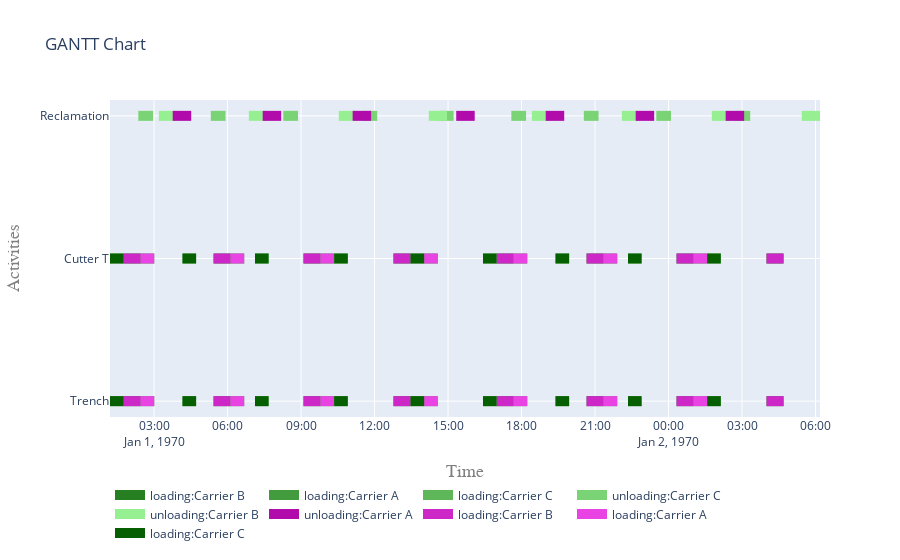

Notebook source saved alongside this figure:
### Code cell
fig = get_gantt_chart([from_site, to_site, cutter], id_map=activities)

### Figure 1 — Plotly figure (JSON) as saved in the notebook; plotly's stock layout.template omitted (floating-point values rounded to 4 significant figures)
{"data": [{"connectgaps": false, "hoverinfo": "y+name", "line": {"color": "rgb(38,127,32)", "width": 10}, "mode": "lines", "name": "loading:Carrier B", "type": "scatter", "x": ["1970-01-01T01:45:26", "1970-01-01T01:45:26", "1970-01-01T02:27:06", "1970-01-01T02:27:06", "1970-01-01T02:27:06", "1970-01-01T05:25:46", "1970-01-01T05:25:46", "1970-01-01T06:07:26", "1970-01-01T06:07:26", "1970-01-01T06:07:26", "1970-01-01T09:06:06", "1970-01-01T09:06:06", "1970-01-01T09:47:46", "1970-01-01T09:47:46", "1970-01-01T09:47:46", "1970-01-01T12:46:26", "1970-01-01T12:46:26", "1970-01-01T13:28:06", "1970-01-01T13:28:06", "1970-01-01T13:28:06", "1970-01-01T16:58:58", "1970-01-01T16:58:58", "1970-01-01T17:40:38", "1970-01-01T17:40:38", "1970-01-01T17:40:38", "1970-01-01T20:39:18", "1970-01-01T20:39:18", "1970-01-01T21:20:58", "1970-01-01T21:20:58", "1970-01-01T21:20:58", "1970-01-02T00:19:38", "1970-01-02T00:19:38", "1970-01-02T01:01:18", "1970-01-02T01:01:18", "1970-01-02T01:01:18", "1970-01-02T03:59:58", "1970-01-02T03:59:58", "1970-01-02T04:41:38", "1970-01-02T04:41:38", "1970-01-02T04:41:38", "1970-01-01T01:45:26", "1970-01-01T01:45:26", "1970-01-01T02:27:06", "1970-01-01T02:27:06", "1970-01-01T02:27:06", "1970-01-01T05:25:46", "1970-01-01T05:25:46", "1970-01-01T06:07:26", "1970-01-01T06:07:26", "1970-01-01T06:07:26", "1970-01-01T09:06:06", "1970-01-01T09:06:06", "1970-01-01T09:47:46", "1970-01-01T09:47:46", "1970-01-01T09:47:46", "1970-01-01T12:46:26", "1970-01-01T12:46:26", "1970-01-01T13:28:06", "1970-01-01T13:28:06", "1970-01-01T13:28:06", "1970-01-01T16:58:58", "1970-01-01T16:58:58", "1970-01-01T17:40:38", "1970-01-01T17:40:38", "1970-01-01T17:40:38", "1970-01-01T20:39:18", "1970-01-01T20:39:18", "1970-01-01T21:20:58", "1970-01-01T21:20:58", "1970-01-01T21:20:58", "1970-01-02T00:19:38", "1970-01-02T00:19:38", "1970-01-02T01:01:18", "1970-01-02T01:01:18", "1970-01-02T01:01:18", "1970-01-02T03:59:58", "1970-01-02T03:59:58", "1970-01-02T04:41:38", "1970-01-02T04:41:38", "1970-01-02T04:41:38"], "y": ["Trench", "Trench", "Trench", "Trench", null, "Trench", "Trench", "Trench", "Trench", null, "Trench", "Trench", "Trench", "Trench", null, "Trench", "Trench", "Trench", "Trench", null, "Trench", "Trench", "Trench", "Trench", null, "Trench", "Trench", "Trench", "Trench", null, "Trench", "Trench", "Trench", "Trench", null, "Trench", "Trench", "Trench", "Trench", null, "Cutter T", "Cutter T", "Cutter T", "Cutter T", null, "Cutter T", "Cutter T", "Cutter T", "Cutter T", null, "Cutter T", "Cutter T", "Cutter T", "Cutter T", null, "Cutter T", "Cutter T", "Cutter T", "Cutter T", null, "Cutter T", "Cutter T", "Cutter T", "Cutter T", null, "Cutter T", "Cutter T", "Cutter T", "Cutter T", null, "Cutter T", "Cutter T", "Cutter T", "Cutter T", null, "Cutter T", "Cutter T", "Cutter T", "Cutter T", null]}, {"connectgaps": false, "hoverinfo": "y+name", "line": {"color": "rgb(66,155,60)", "width": 10}, "mode": "lines", "name": "loading:Carrier A", "type": "scatter", "x": ["1970-01-01T02:27:06", "1970-01-01T02:27:06", "1970-01-01T03:00:26", "1970-01-01T03:00:26", "1970-01-01T03:00:26", "1970-01-01T06:07:26", "1970-01-01T06:07:26", "1970-01-01T06:40:46", "1970-01-01T06:40:46", "1970-01-01T06:40:46", "1970-01-01T09:47:46", "1970-01-01T09:47:46", "1970-01-01T10:21:06", "1970-01-01T10:21:06", "1970-01-01T10:21:06", "1970-01-01T14:01:26", "1970-01-01T14:01:26", "1970-01-01T14:34:46", "1970-01-01T14:34:46", "1970-01-01T14:34:46", "1970-01-01T17:40:38", "1970-01-01T17:40:38", "1970-01-01T18:13:58", "1970-01-01T18:13:58", "1970-01-01T18:13:58", "1970-01-01T21:20:58", "1970-01-01T21:20:58", "1970-01-01T21:54:18", "1970-01-01T21:54:18", "1970-01-01T21:54:18", "1970-01-02T01:01:18", "1970-01-02T01:01:18", "1970-01-02T01:34:38", "1970-01-02T01:34:38", "1970-01-02T01:34:38", "1970-01-01T02:27:06", "1970-01-01T02:27:06", "1970-01-01T03:00:26", "1970-01-01T03:00:26", "1970-01-01T03:00:26", "1970-01-01T06:07:26", "1970-01-01T06:07:26", "1970-01-01T06:40:46", "1970-01-01T06:40:46", "1970-01-01T06:40:46", "1970-01-01T09:47:46", "1970-01-01T09:47:46", "1970-01-01T10:21:06", "1970-01-01T10:21:06", "1970-01-01T10:21:06", "1970-01-01T14:01:26", "1970-01-01T14:01:26", "1970-01-01T14:34:46", "1970-01-01T14:34:46", "1970-01-01T14:34:46", "1970-01-01T17:40:38", "1970-01-01T17:40:38", "1970-01-01T18:13:58", "1970-01-01T18:13:58", "1970-01-01T18:13:58", "1970-01-01T21:20:58", "1970-01-01T21:20:58", "1970-01-01T21:54:18", "1970-01-01T21:54:18", "1970-01-01T21:54:18", "1970-01-02T01:01:18", "1970-01-02T01:01:18", "1970-01-02T01:34:38", "1970-01-02T01:34:38", "1970-01-02T01:34:38"], "y": ["Trench", "Trench", "Trench", "Trench", null, "Trench", "Trench", "Trench", "Trench", null, "Trench", "Trench", "Trench", "Trench", null, "Trench", "Trench", "Trench", "Trench", null, "Trench", "Trench", "Trench", "Trench", null, "Trench", "Trench", "Trench", "Trench", null, "Trench", "Trench", "Trench", "Trench", null, "Cutter T", "Cutter T", "Cutter T", "Cutter T", null, "Cutter T", "Cutter T", "Cutter T", "Cutter T", null, "Cutter T", "Cutter T", "Cutter T", "Cutter T", null, "Cutter T", "Cutter T", "Cutter T", "Cutter T", null, "Cutter T", "Cutter T", "Cutter T", "Cutter T", null, "Cutter T", "Cutter T", "Cutter T", "Cutter T", null, "Cutter T", "Cutter T", "Cutter T", "Cutter T", null]}, {"connectgaps": false, "hoverinfo": "y+name", "line": {"color": "rgb(94,183,88)", "width": 10}, "mode": "lines", "name": "loading:Carrier C", "type": "scatter", "x": ["1970-01-01T01:12:06", "1970-01-01T01:12:06", "1970-01-01T01:45:26", "1970-01-01T01:45:26", "1970-01-01T01:45:26", "1970-01-01T04:09:38", "1970-01-01T04:09:38", "1970-01-01T04:42:58", "1970-01-01T04:42:58", "1970-01-01T04:42:58", "1970-01-01T07:07:10", "1970-01-01T07:07:10", "1970-01-01T07:40:30", "1970-01-01T07:40:30", "1970-01-01T07:40:30", "1970-01-01T10:21:06", "1970-01-01T10:21:06", "1970-01-01T10:54:26", "1970-01-01T10:54:26", "1970-01-01T10:54:26", "1970-01-01T13:28:06", "1970-01-01T13:28:06", "1970-01-01T14:01:26", "1970-01-01T14:01:26", "1970-01-01T14:01:26", "1970-01-01T16:25:38", "1970-01-01T16:25:38", "1970-01-01T16:58:58", "1970-01-01T16:58:58", "1970-01-01T16:58:58", "1970-01-01T19:23:10", "1970-01-01T19:23:10", "1970-01-01T19:56:30", "1970-01-01T19:56:30", "1970-01-01T19:56:30", "1970-01-01T22:20:42", "1970-01-01T22:20:42", "1970-01-01T22:54:02", "1970-01-01T22:54:02", "1970-01-01T22:54:02", "1970-01-02T01:34:38", "1970-01-02T01:34:38", "1970-01-02T02:07:58", "1970-01-02T02:07:58", "1970-01-02T02:07:58", "1970-01-01T01:12:06", "1970-01-01T01:12:06", "1970-01-01T01:45:26", "1970-01-01T01:45:26", "1970-01-01T01:45:26", "1970-01-01T04:09:38", "1970-01-01T04:09:38", "1970-01-01T04:42:58", "1970-01-01T04:42:58", "1970-01-01T04:42:58", "1970-01-01T07:07:10", "1970-01-01T07:07:10", "1970-01-01T07:40:30", "1970-01-01T07:40:30", "1970-01-01T07:40:30", "1970-01-01T10:21:06", "1970-01-01T10:21:06", "1970-01-01T10:54:26", "1970-01-01T10:54:26", "1970-01-01T10:54:26", "1970-01-01T13:28:06", "1970-01-01T13:28:06", "1970-01-01T14:01:26", "1970-01-01T14:01:26", "1970-01-01T14:01:26", "1970-01-01T16:25:38", "1970-01-01T16:25:38", "1970-01-01T16:58:58", "1970-01-01T16:58:58", "1970-01-01T16:58:58", "1970-01-01T19:23:10", "1970-01-01T19:23:10", "1970-01-01T19:56:30", "1970-01-01T19:56:30", "1970-01-01T19:56:30", "1970-01-01T22:20:42", "1970-01-01T22:20:42", "1970-01-01T22:54:02", "1970-01-01T22:54:02", "1970-01-01T22:54:02", "1970-01-02T01:34:38", "1970-01-02T01:34:38", "1970-01-02T02:07:58", "1970-01-02T02:07:58", "1970-01-02T02:07:58"], "y": ["Trench", "Trench", "Trench", "Trench", null, "Trench", "Trench", "Trench", "Trench", null, "Trench", "Trench", "Trench", "Trench", null, "Trench", "Trench", "Trench", "Trench", null, "Trench", "Trench", "Trench", "Trench", null, "Trench", "Trench", "Trench", "Trench", null, "Trench", "Trench", "Trench", "Trench", null, "Trench", "Trench", "Trench", "Trench", null, "Trench", "Trench", "Trench", "Trench", null, "Cutter T", "Cutter T", "Cutter T", "Cutter T", null, "Cutter T", "Cutter T", "Cutter T", "Cutter T", null, "Cutter T", "Cutter T", "Cutter T", "Cutter T", null, "Cutter T", "Cutter T", "Cutter T", "Cutter T", null, "Cutter T", "Cutter T", "Cutter T", "Cutter T", null, "Cutter T", "Cutter T", "Cutter T", "Cutter T", null, "Cutter T", "Cutter T", "Cutter T", "Cutter T", null, "Cutter T", "Cutter T", "Cutter T", "Cutter T", null, "Cutter T", "Cutter T", "Cutter T", "Cutter T", null]}, {"connectgaps": false, "hoverinfo": "y+name", "line": {"color": "rgb(122,211,116)", "width": 10}, "mode": "lines", "name": "unloading:Carrier C", "type": "scatter", "x": ["1970-01-01T02:21:29", "1970-01-01T02:21:29", "1970-01-01T02:57:32", "1970-01-01T02:57:32", "1970-01-01T02:57:32", "1970-01-01T05:19:01", "1970-01-01T05:19:01", "1970-01-01T05:55:04", "1970-01-01T05:55:04", "1970-01-01T05:55:04", "1970-01-01T08:16:33", "1970-01-01T08:16:33", "1970-01-01T08:52:36", "1970-01-01T08:52:36", "1970-01-01T08:52:36", "1970-01-01T11:30:29", "1970-01-01T11:30:29", "1970-01-01T12:06:32", "1970-01-01T12:06:32", "1970-01-01T12:06:32", "1970-01-01T14:37:29", "1970-01-01T14:37:29", "1970-01-01T15:13:32", "1970-01-01T15:13:32", "1970-01-01T15:13:32", "1970-01-01T17:35:01", "1970-01-01T17:35:01", "1970-01-01T18:11:04", "1970-01-01T18:11:04", "1970-01-01T18:11:04", "1970-01-01T20:32:33", "1970-01-01T20:32:33", "1970-01-01T21:08:36", "1970-01-01T21:08:36", "1970-01-01T21:08:36", "1970-01-01T23:30:05", "1970-01-01T23:30:05", "1970-01-02T00:06:08", "1970-01-02T00:06:08", "1970-01-02T00:06:08", "1970-01-02T02:44:01", "1970-01-02T02:44:01", "1970-01-02T03:20:04", "1970-01-02T03:20:04", "1970-01-02T03:20:04"], "y": ["Reclamation", "Reclamation", "Reclamation", "Reclamation", null, "Reclamation", "Reclamation", "Reclamation", "Reclamation", null, "Reclamation", "Reclamation", "Reclamation", "Reclamation", null, "Reclamation", "Reclamation", "Reclamation", "Reclamation", null, "Reclamation", "Reclamation", "Reclamation", "Reclamation", null, "Reclamation", "Reclamation", "Reclamation", "Reclamation", null, "Reclamation", "Reclamation", "Reclamation", "Reclamation", null, "Reclamation", "Reclamation", "Reclamation", "Reclamation", null, "Reclamation", "Reclamation", "Reclamation", "Reclamation", null]}, {"connectgaps": false, "hoverinfo": "y+name", "line": {"color": "rgb(150,239,144)", "width": 10}, "mode": "lines", "name": "unloading:Carrier B", "type": "scatter", "x": ["1970-01-01T03:11:46", "1970-01-01T03:11:46", "1970-01-01T03:56:26", "1970-01-01T03:56:26", "1970-01-01T03:56:26", "1970-01-01T06:52:06", "1970-01-01T06:52:06", "1970-01-01T07:36:46", "1970-01-01T07:36:46", "1970-01-01T07:36:46", "1970-01-01T10:32:26", "1970-01-01T10:32:26", "1970-01-01T11:17:06", "1970-01-01T11:17:06", "1970-01-01T11:17:06", "1970-01-01T14:12:46", "1970-01-01T14:12:46", "1970-01-01T14:57:26", "1970-01-01T14:57:26", "1970-01-01T14:57:26", "1970-01-01T18:25:18", "1970-01-01T18:25:18", "1970-01-01T19:09:58", "1970-01-01T19:09:58", "1970-01-01T19:09:58", "1970-01-01T22:05:38", "1970-01-01T22:05:38", "1970-01-01T22:50:18", "1970-01-01T22:50:18", "1970-01-01T22:50:18", "1970-01-02T01:45:58", "1970-01-02T01:45:58", "1970-01-02T02:30:38", "1970-01-02T02:30:38", "1970-01-02T02:30:38", "1970-01-02T05:26:18", "1970-01-02T05:26:18", "1970-01-02T06:10:58", "1970-01-02T06:10:58", "1970-01-02T06:10:58"], "y": ["Reclamation", "Reclamation", "Reclamation", "Reclamation", null, "Reclamation", "Reclamation", "Reclamation", "Reclamation", null, "Reclamation", "Reclamation", "Reclamation", "Reclamation", null, "Reclamation", "Reclamation", "Reclamation", "Reclamation", null, "Reclamation", "Reclamation", "Reclamation", "Reclamation", null, "Reclamation", "Reclamation", "Reclamation", "Reclamation", null, "Reclamation", "Reclamation", "Reclamation", "Reclamation", null, "Reclamation", "Reclamation", "Reclamation", "Reclamation", null]}, {"connectgaps": false, "hoverinfo": "y+name", "line": {"color": "rgb(178,11,172)", "width": 10}, "mode": "lines", "name": "unloading:Carrier A", "type": "scatter", "x": ["1970-01-01T03:45:43", "1970-01-01T03:45:43", "1970-01-01T04:31:00", "1970-01-01T04:31:00", "1970-01-01T04:31:00", "1970-01-01T07:26:03", "1970-01-01T07:26:03", "1970-01-01T08:11:20", "1970-01-01T08:11:20", "1970-01-01T08:11:20", "1970-01-01T11:06:23", "1970-01-01T11:06:23", "1970-01-01T11:51:40", "1970-01-01T11:51:40", "1970-01-01T11:51:40", "1970-01-01T15:20:03", "1970-01-01T15:20:03", "1970-01-01T16:05:20", "1970-01-01T16:05:20", "1970-01-01T16:05:20", "1970-01-01T18:59:15", "1970-01-01T18:59:15", "1970-01-01T19:44:32", "1970-01-01T19:44:32", "1970-01-01T19:44:32", "1970-01-01T22:39:35", "1970-01-01T22:39:35", "1970-01-01T23:24:52", "1970-01-01T23:24:52", "1970-01-01T23:24:52", "1970-01-02T02:19:55", "1970-01-02T02:19:55", "1970-01-02T03:05:12", "1970-01-02T03:05:12", "1970-01-02T03:05:12"], "y": ["Reclamation", "Reclamation", "Reclamation", "Reclamation", null, "Reclamation", "Reclamation", "Reclamation", "Reclamation", null, "Reclamation", "Reclamation", "Reclamation", "Reclamation", null, "Reclamation", "Reclamation", "Reclamation", "Reclamation", null, "Reclamation", "Reclamation", "Reclamation", "Reclamation", null, "Reclamation", "Reclamation", "Reclamation", "Reclamation", null, "Reclamation", "Reclamation", "Reclamation", "Reclamation", null]}, {"connectgaps": false, "hoverinfo": "y+name", "line": {"color": "rgb(206,39,200)", "width": 10}, "mode": "lines", "name": "loading:Carrier B", "type": "scatter", "x": ["1970-01-01T01:45:26", "1970-01-01T01:45:26", "1970-01-01T02:27:06", "1970-01-01T02:27:06", "1970-01-01T02:27:06", "1970-01-01T05:25:46", "1970-01-01T05:25:46", "1970-01-01T06:07:26", "1970-01-01T06:07:26", "1970-01-01T06:07:26", "1970-01-01T09:06:06", "1970-01-01T09:06:06", "1970-01-01T09:47:46", "1970-01-01T09:47:46", "1970-01-01T09:47:46", "1970-01-01T12:46:26", "1970-01-01T12:46:26", "1970-01-01T13:28:06", "1970-01-01T13:28:06", "1970-01-01T13:28:06", "1970-01-01T16:58:58", "1970-01-01T16:58:58", "1970-01-01T17:40:38", "1970-01-01T17:40:38", "1970-01-01T17:40:38", "1970-01-01T20:39:18", "1970-01-01T20:39:18", "1970-01-01T21:20:58", "1970-01-01T21:20:58", "1970-01-01T21:20:58", "1970-01-02T00:19:38", "1970-01-02T00:19:38", "1970-01-02T01:01:18", "1970-01-02T01:01:18", "1970-01-02T01:01:18", "1970-01-02T03:59:58", "1970-01-02T03:59:58", "1970-01-02T04:41:38", "1970-01-02T04:41:38", "1970-01-02T04:41:38", "1970-01-01T01:45:26", "1970-01-01T01:45:26", "1970-01-01T02:27:06", "1970-01-01T02:27:06", "1970-01-01T02:27:06", "1970-01-01T05:25:46", "1970-01-01T05:25:46", "1970-01-01T06:07:26", "1970-01-01T06:07:26", "1970-01-01T06:07:26", "1970-01-01T09:06:06", "1970-01-01T09:06:06", "1970-01-01T09:47:46", "1970-01-01T09:47:46", "1970-01-01T09:47:46", "1970-01-01T12:46:26", "1970-01-01T12:46:26", "1970-01-01T13:28:06", "1970-01-01T13:28:06", "1970-01-01T13:28:06", "1970-01-01T16:58:58", "1970-01-01T16:58:58", "1970-01-01T17:40:38", "1970-01-01T17:40:38", "1970-01-01T17:40:38", "1970-01-01T20:39:18", "1970-01-01T20:39:18", "1970-01-01T21:20:58", "1970-01-01T21:20:58", "1970-01-01T21:20:58", "1970-01-02T00:19:38", "1970-01-02T00:19:38", "1970-01-02T01:01:18", "1970-01-02T01:01:18", "1970-01-02T01:01:18", "1970-01-02T03:59:58", "1970-01-02T03:59:58", "1970-01-02T04:41:38", "1970-01-02T04:41:38", "1970-01-02T04:41:38"], "y": ["Trench", "Trench", "Trench", "Trench", null, "Trench", "Trench", "Trench", "Trench", null, "Trench", "Trench", "Trench", "Trench", null, "Trench", "Trench", "Trench", "Trench", null, "Trench", "Trench", "Trench", "Trench", null, "Trench", "Trench", "Trench", "Trench", null, "Trench", "Trench", "Trench", "Trench", null, "Trench", "Trench", "Trench", "Trench", null, "Cutter T", "Cutter T", "Cutter T", "Cutter T", null, "Cutter T", "Cutter T", "Cutter T", "Cutter T", null, "Cutter T", "Cutter T", "Cutter T", "Cutter T", null, "Cutter T", "Cutter T", "Cutter T", "Cutter T", null, "Cutter T", "Cutter T", "Cutter T", "Cutter T", null, "Cutter T", "Cutter T", "Cutter T", "Cutter T", null, "Cutter T", "Cutter T", "Cutter T", "Cutter T", null, "Cutter T", "Cutter T", "Cutter T", "Cutter T", null]}, {"connectgaps": false, "hoverinfo": "y+name", "line": {"color": "rgb(234,67,228)", "width": 10}, "mode": "lines", "name": "loading:Carrier A", "type": "scatter", "x": ["1970-01-01T02:27:06", "1970-01-01T02:27:06", "1970-01-01T03:00:26", "1970-01-01T03:00:26", "1970-01-01T03:00:26", "1970-01-01T06:07:26", "1970-01-01T06:07:26", "1970-01-01T06:40:46", "1970-01-01T06:40:46", "1970-01-01T06:40:46", "1970-01-01T09:47:46", "1970-01-01T09:47:46", "1970-01-01T10:21:06", "1970-01-01T10:21:06", "1970-01-01T10:21:06", "1970-01-01T14:01:26", "1970-01-01T14:01:26", "1970-01-01T14:34:46", "1970-01-01T14:34:46", "1970-01-01T14:34:46", "1970-01-01T17:40:38", "1970-01-01T17:40:38", "1970-01-01T18:13:58", "1970-01-01T18:13:58", "1970-01-01T18:13:58", "1970-01-01T21:20:58", "1970-01-01T21:20:58", "1970-01-01T21:54:18", "1970-01-01T21:54:18", "1970-01-01T21:54:18", "1970-01-02T01:01:18", "1970-01-02T01:01:18", "1970-01-02T01:34:38", "1970-01-02T01:34:38", "1970-01-02T01:34:38", "1970-01-01T02:27:06", "1970-01-01T02:27:06", "1970-01-01T03:00:26", "1970-01-01T03:00:26", "1970-01-01T03:00:26", "1970-01-01T06:07:26", "1970-01-01T06:07:26", "1970-01-01T06:40:46", "1970-01-01T06:40:46", "1970-01-01T06:40:46", "1970-01-01T09:47:46", "1970-01-01T09:47:46", "1970-01-01T10:21:06", "1970-01-01T10:21:06", "1970-01-01T10:21:06", "1970-01-01T14:01:26", "1970-01-01T14:01:26", "1970-01-01T14:34:46", "1970-01-01T14:34:46", "1970-01-01T14:34:46", "1970-01-01T17:40:38", "1970-01-01T17:40:38", "1970-01-01T18:13:58", "1970-01-01T18:13:58", "1970-01-01T18:13:58", "1970-01-01T21:20:58", "1970-01-01T21:20:58", "1970-01-01T21:54:18", "1970-01-01T21:54:18", "1970-01-01T21:54:18", "1970-01-02T01:01:18", "1970-01-02T01:01:18", "1970-01-02T01:34:38", "1970-01-02T01:34:38", "1970-01-02T01:34:38"], "y": ["Trench", "Trench", "Trench", "Trench", null, "Trench", "Trench", "Trench", "Trench", null, "Trench", "Trench", "Trench", "Trench", null, "Trench", "Trench", "Trench", "Trench", null, "Trench", "Trench", "Trench", "Trench", null, "Trench", "Trench", "Trench", "Trench", null, "Trench", "Trench", "Trench", "Trench", null, "Cutter T", "Cutter T", "Cutter T", "Cutter T", null, "Cutter T", "Cutter T", "Cutter T", "Cutter T", null, "Cutter T", "Cutter T", "Cutter T", "Cutter T", null, "Cutter T", "Cutter T", "Cutter T", "Cutter T", null, "Cutter T", "Cutter T", "Cutter T", "Cutter T", null, "Cutter T", "Cutter T", "Cutter T", "Cutter T", null, "Cutter T", "Cutter T", "Cutter T", "Cutter T", null]}, {"connectgaps": false, "hoverinfo": "y+name", "line": {"color": "rgb(6,95,0)", "width": 10}, "mode": "lines", "name": "loading:Carrier C", "type": "scatter", "x": ["1970-01-01T01:12:06", "1970-01-01T01:12:06", "1970-01-01T01:45:26", "1970-01-01T01:45:26", "1970-01-01T01:45:26", "1970-01-01T04:09:38", "1970-01-01T04:09:38", "1970-01-01T04:42:58", "1970-01-01T04:42:58", "1970-01-01T04:42:58", "1970-01-01T07:07:10", "1970-01-01T07:07:10", "1970-01-01T07:40:30", "1970-01-01T07:40:30", "1970-01-01T07:40:30", "1970-01-01T10:21:06", "1970-01-01T10:21:06", "1970-01-01T10:54:26", "1970-01-01T10:54:26", "1970-01-01T10:54:26", "1970-01-01T13:28:06", "1970-01-01T13:28:06", "1970-01-01T14:01:26", "1970-01-01T14:01:26", "1970-01-01T14:01:26", "1970-01-01T16:25:38", "1970-01-01T16:25:38", "1970-01-01T16:58:58", "1970-01-01T16:58:58", "1970-01-01T16:58:58", "1970-01-01T19:23:10", "1970-01-01T19:23:10", "1970-01-01T19:56:30", "1970-01-01T19:56:30", "1970-01-01T19:56:30", "1970-01-01T22:20:42", "1970-01-01T22:20:42", "1970-01-01T22:54:02", "1970-01-01T22:54:02", "1970-01-01T22:54:02", "1970-01-02T01:34:38", "1970-01-02T01:34:38", "1970-01-02T02:07:58", "1970-01-02T02:07:58", "1970-01-02T02:07:58", "1970-01-01T01:12:06", "1970-01-01T01:12:06", "1970-01-01T01:45:26", "1970-01-01T01:45:26", "1970-01-01T01:45:26", "1970-01-01T04:09:38", "1970-01-01T04:09:38", "1970-01-01T04:42:58", "1970-01-01T04:42:58", "1970-01-01T04:42:58", "1970-01-01T07:07:10", "1970-01-01T07:07:10", "1970-01-01T07:40:30", "1970-01-01T07:40:30", "1970-01-01T07:40:30", "1970-01-01T10:21:06", "1970-01-01T10:21:06", "1970-01-01T10:54:26", "1970-01-01T10:54:26", "1970-01-01T10:54:26", "1970-01-01T13:28:06", "1970-01-01T13:28:06", "1970-01-01T14:01:26", "1970-01-01T14:01:26", "1970-01-01T14:01:26", "1970-01-01T16:25:38", "1970-01-01T16:25:38", "1970-01-01T16:58:58", "1970-01-01T16:58:58", "1970-01-01T16:58:58", "1970-01-01T19:23:10", "1970-01-01T19:23:10", "1970-01-01T19:56:30", "1970-01-01T19:56:30", "1970-01-01T19:56:30", "1970-01-01T22:20:42", "1970-01-01T22:20:42", "1970-01-01T22:54:02", "1970-01-01T22:54:02", "1970-01-01T22:54:02", "1970-01-02T01:34:38", "1970-01-02T01:34:38", "1970-01-02T02:07:58", "1970-01-02T02:07:58", "1970-01-02T02:07:58"], "y": ["Trench", "Trench", "Trench", "Trench", null, "Trench", "Trench", "Trench", "Trench", null, "Trench", "Trench", "Trench", "Trench", null, "Trench", "Trench", "Trench", "Trench", null, "Trench", "Trench", "Trench", "Trench", null, "Trench", "Trench", "Trench", "Trench", null, "Trench", "Trench", "Trench", "Trench", null, "Trench", "Trench", "Trench", "Trench", null, "Trench", "Trench", "Trench", "Trench", null, "Cutter T", "Cutter T", "Cutter T", "Cutter T", null, "Cutter T", "Cutter T", "Cutter T", "Cutter T", null, "Cutter T", "Cutter T", "Cutter T", "Cutter T", null, "Cutter T", "Cutter T", "Cutter T", "Cutter T", null, "Cutter T", "Cutter T", "Cutter T", "Cutter T", null, "Cutter T", "Cutter T", "Cutter T", "Cutter T", null, "Cutter T", "Cutter T", "Cutter T", "Cutter T", null, "Cutter T", "Cutter T", "Cutter T", "Cutter T", null, "Cutter T", "Cutter T", "Cutter T", "Cutter T", null]}], "layout": {"hovermode": "closest", "legend": {"orientation": "h", "x": 0, "y": -0.2}, "title": {"text": "GANTT Chart"}, "xaxis": {"range": ["1970-01-01T01:12:06", "1970-01-02T06:10:58"], "title": {"font": {"color": "#7f7f7f", "family": "Courier New, monospace", "size": 18}, "text": "Time"}}, "yaxis": {"title": {"font": {"color": "#7f7f7f", "family": "Courier New, monospace", "size": 18}, "text": "Activities"}}}}
